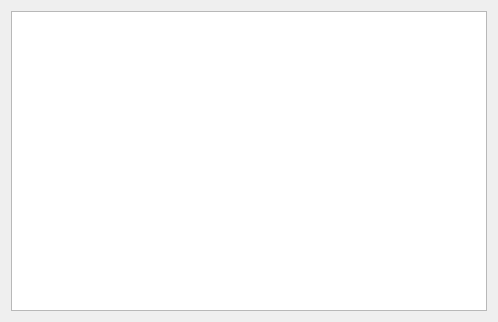
<?xml version="1.0" encoding="UTF-8"?>
<ui version="4.0">
 <class>Form</class>
 <widget class="QWidget" name="Form">
  <property name="geometry">
   <rect>
    <x>0</x>
    <y>0</y>
    <width>498</width>
    <height>322</height>
   </rect>
  </property>
  <property name="windowTitle">
   <string>Form</string>
  </property>
  <property name="autoFillBackground">
   <bool>true</bool>
  </property>
  <layout class="QHBoxLayout" name="horizontalLayout">
   <item>
    <widget class="QTextEdit" name="textEdit"/>
   </item>
  </layout>
 </widget>
 <resources/>
 <connections/>
</ui>
